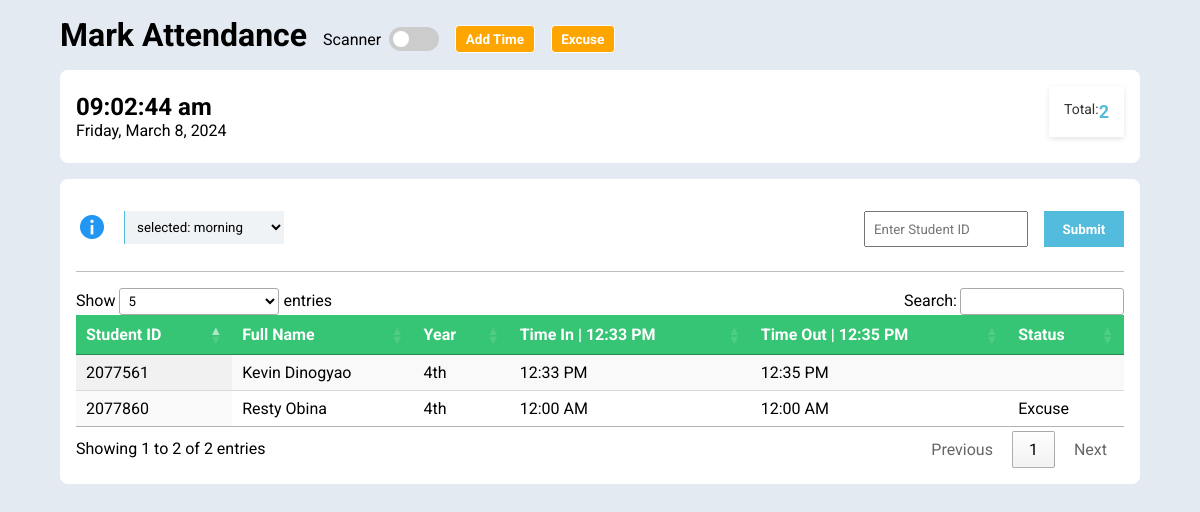
The page /ams/take-attevent.php?eventId=71 on the database its author committed.
### tables this page shows
CREATE TABLE `tbl_event_sched` (
  `schedule_id` int(5) NOT NULL,
  `event_id` int(5) NOT NULL,
  `timein` time NOT NULL,
  `timeout` time NOT NULL,
  `phases` enum('morning','afternoon','n/a') NOT NULL
);

CREATE TABLE `tbl_event_attendance` (
  `event_att_id` int(11) NOT NULL,
  `schedule_id` int(5) NOT NULL,
  `student_id` mediumint(9) NOT NULL,
  `att_status` varchar(10) NOT NULL,
  `time_in` time NOT NULL,
  `time_out` time NOT NULL,
  `time_late` time DEFAULT '00:00:00',
  `remarks` varchar(10) NOT NULL
);

CREATE TABLE `tbl_students` (
  `student_id` mediumint(9) NOT NULL,
  `first_name` varchar(50) NOT NULL,
  `last_name` varchar(50) NOT NULL,
  `gmail` varchar(50) NOT NULL,
  `year_level` enum('1st','2nd','3rd','4th') DEFAULT NULL,
  `status` enum('Active','Inactive') NOT NULL DEFAULT 'Active'
);

### ams/take-attevent.php (the view, shortened to what this page needs)
<?php
require_once('../config/const-nologo.php');
$timein = null;
$timeout = null;
if (isset($_SESSION['eventId'])) {
    $eventId = $_SESSION['eventId'];
    $schedId =  $_SESSION['sched_id'];
    $queryEventInfo = "SELECT *
    FROM tbl_events, tbl_event_sched
    WHERE tbl_events.event_id = :eventId and tbl_event_sched.event_id = :eventId and tbl_event_sched.schedule_id= :sched_id";
    $stmtEventInfo = $conn->prepare($queryEventInfo);
    $stmtEventInfo->bindParam(':eventId', $eventId);
    $stmtEventInfo->bindParam(':sched_id', $schedId);
    $stmtEventInfo->execute();
    if($rowEventInfo = $stmtEventInfo->fetch()){
        $timein = date('H:i:s',strtotime($rowEventInfo['timein']));
        $timeout =  date('H:i:s',strtotime($rowEventInfo['timeout']));
    }
} else {
    header('Location: attendance-events.php');
    exit();
}
if(!empty($_SESSION['schedule_id'])){
    $scheduleId = htmlspecialchars(strip_tags($_SESSION['schedule_id']));
    $attendanceSelect = "SELECT * FROM tbl_event_attendance, tbl_students WHERE tbl_students.student_id = tbl_event_attendance.student_id and schedule_id = :schedule_id";
    $attendanceSelect = $conn->prepare($attendanceSelect);
    $attendanceSelect->bindValue(':schedule_id', $scheduleId, PDO::PARAM_INT);
    $attendanceSelect->execute();
    $totalRowCount = $attendanceSelect->rowCount();
}
?>
<!DOCTYPE html>
<html lang="en">
<head>
    <link rel="stylesheet" href="../assets/css/take-attendance.css?version=<?php echo time(); ?>">
    <link rel="stylesheet" href="https://cdn.datatables.net/1.13.6/css/jquery.dataTables.css" />
</head>
<body>
    <header>
        <div class="title">
            <h1 class="title">Mark Attendance</h1>
            <div class="switch">
                  <form>
                    <span>Scanner</span>
                    <label class="toggle-switch">
                        <span class="slider"></span>
                    </label>
                  </form>
            </div>
            <a href="" id="addTime" class="addTime">Add Time</a>
            <a href="" id="addExcuse" class="addExcuse">Excuse</a>
        </div>
        <section>
            <div class="event">
                <div>
                    <h2 id="time">12:00 am</h2>
                    <p id="date">January 1, 2024 </p>
                </div>
            </div>
            <div class="attendance-stats">
                <div class="stat-item">
                    <span class="stat-label">Total:</span>
                    <span class="stat-value blue"><?= $totalRowCount ?></span>
                </div>
            </div>
        </section>
    </header>
    <main>
        <div class="container">
            <div class="filters">
                <div>
                    <div class="item-1 item-info">
                        <img src="../icons/info.png" alt="info" id="info-toggle">
                    </div>
                    <div>
                        <form action="" Method="POST" id="sched_event">
                        <select name="sched_id" id="sched_id">
                            <?php
                                if(!empty($_SESSION['sched_id'])){
                                    $id = $_SESSION['sched_id'];
                                    $queryId = "SELECT phases, schedule_id FROM tbl_event_sched WHERE schedule_id= :sched_id";
                                    $stmtId = $conn->prepare($queryId);
                                    $stmtId->bindParam(':sched_id', $id, PDO::PARAM_INT);
                                    $stmtId->execute();
                                    $rowId = $stmtId->fetch(PDO::FETCH_ASSOC);
                                    echo "<option selected disabled value=''>selected: ".$rowId['phases']."</option>";
                                }else{
                                    echo "<option disabled value=''>-- Select Phase --</option>";
                                }
                            ?>
                        </select>
                        </form>
                    </div>
                </div>
                <form action="" method="POST" class="student-input">
                    <input type="number" name="studentId" placeholder="Enter Student ID">
                    <input type="submit" name="insertAtt" value="Submit">
                </form>
            </div>
            <table id="myTable" class="display">
                <thead>
                    <tr class="table-title">
                        <th>Student ID</th>
                        <th>Full Name</th>
                        <th>Year</th>
                        <?php
                            echo '<th>Time In | <b>'.date("g:i A", strtotime($timein)).'</b></th>';
                            echo '<th>Time Out | <b>'.date("g:i A", strtotime($timeout)).'</b></th>';
                        ?>
                        <th>Status</th>
                    </tr>
                </thead>
                <tbody>
                <?php
                    if($attendanceSelect->rowCount() > 0){
                        while($rowAttendance = $attendanceSelect->fetch()){
                            echo "<tr>
                                <td>".$rowAttendance['student_id']."</td>
                                <td>".$rowAttendance['first_name']. ' ' .$rowAttendance['last_name']."</td>
                                <td>".$rowAttendance['year_level']."</td>
                                <td>".date('g:i A', strtotime($rowAttendance['time_in']))."</td>
                                <td>".date('g:i A', strtotime($rowAttendance['time_out']))."</td>
                                <td>".$rowAttendance['remarks']."</td>
                                </tr>";
                        }
                    }
                ?>
                </tbody>
            </table>
        </div>
    </main>
</body>
</html>

### assets/css/take-attendance.css (style rules this page uses)
:root { --font: 'Righteous', cursive; --font: 'Roboto', sans-serif; --fontsize: 13.5px; --colorBG: #e4eaf2; --colorGrey: #eff3f6; --colorGreyD: #bdbdbd; --colorGreen: #36c574; --colorGreenD: #39b870; --colorMenuHover: #dbfbe9; --colorInfo: #53bcdc; --colorOrange: #FFA500; }
* { margin: 0; padding: 0; box-sizing: border-box; text-decoration: none; list-style: none; font-family: var(--font); font-family: var(--font); }
body { background-color: #e4eaf2; }
header { margin: auto; margin-top: 1rem; width: 90%; }
section { display: flex; justify-content: space-between; align-items: center; background-color: white; margin: auto; border-radius: .5rem; padding: 1rem; }
.attendance-stats { display: flex; gap: 1rem; }
.title { display: flex; align-items: center; gap: 1rem; margin-bottom: .5rem; }
.stat-item { display: flex; justify-content: space-between; margin-bottom: 10px; padding: 15px; box-shadow: 0 2px 5px rgba(0, 0, 0, 0.1); background-color: #ffffff; transition: box-shadow 0.3s ease-in-out; }
.stat-label { font-size: 14px; color: #333; }
.stat-value { font-size: 18px; font-weight: bold; color: #555; }
.blue { color: var(--colorInfo); }
main { margin: auto; margin-top: 1rem; width: 90%; }
.container { background-color: white; padding: 1rem; display: flex; flex-direction: column; border-radius: .5rem; gap: 1rem; }
.filters { display: flex; justify-content: space-between; border-bottom: 1px solid var(--colorGreyD); padding: 1rem 0 1.5rem 0; }
.filters > div { display: flex; gap: 1rem; }
.filters form { display: flex; gap: 1rem; }
.item-1 img { width: 2rem; height: 2rem; }
.item-info { position: relative; }
select { width: 10rem; padding: .5rem; border: none; background-color: var(--colorGrey); border-left: 1px solid var(--colorInfo); }
input[type=submit] { width: 5rem; padding: .5rem; border: 1px solid var(--colorInfo); background-color: white; color: var(--colorInfo); font-weight: bold; transition: all ease-in-out .2s; }
.student-input input[type=number] { padding-left: .5rem; }
.student-input input[type=submit] { width: 5rem; padding: .5rem; background-color: var(--colorInfo); border: none; color: white; font-weight: bold; transition: all ease-in-out .2s; }
.table-title th { background-color: var(--colorGreen); color: white; font-weight: bold; padding: .75rem; }
.switch > form { display: flex; align-items: center; gap: .5rem; }
.toggle-switch { position: relative; display: inline-block; width: 50px; height: 24px; }
.slider { position: absolute; cursor: pointer; top: 0; left: 0; right: 0; bottom: 0; background-color: #ccc; -webkit-transition: .4s; transition: .4s; border-radius: 2rem; }
.slider:before { position: absolute; content: ""; height: 16px; width: 16px; left: 4px; bottom: 4px; background-color: white; -webkit-transition: .4s; transition: .4s; border-radius: 2rem; }
.addTime, .addExcuse { border: solid 1px; padding: .3rem .6rem; background-color: var(--colorOrange); color: white; font-weight: bold; font-size: var(--fontsize); border-radius: .25rem; }

### rows shown on the page
tbl_event_sched: timein "12:33 PM", timeout "12:35 PM"
tbl_event_attendance: student.student_id "2077561", student.first_name "Kevin", student.last_name "Dinogyao", student.year_level "4th", time_in "12:33 PM", time_out "12:35 PM"
tbl_event_attendance: student.student_id "2077860", student.first_name "Resty", student.last_name "Obina", student.year_level "4th", time_in "12:00 AM", time_out "12:00 AM", remarks "Excuse"

### other values the page prints
$totalRowCount "2"
